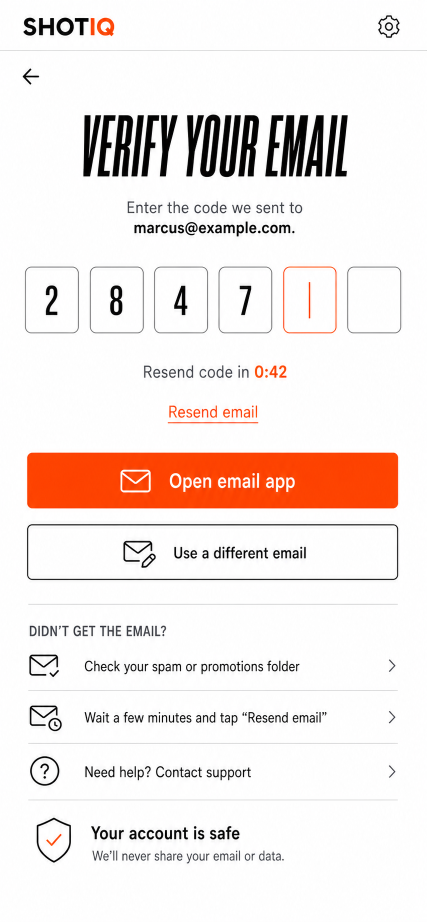
#> input picture basketball-analysis/docs/shotiq/grading/canonical/005-verify-email.png, 853 x 1844 px (shown at 1/2 size)
$ python r41-refute.py ../canonical/005-verify-email.png
#> lines starting #> are read from the running program, lines starting #| are printed output that depends on the picture
"""Round 41's refuting measurements — RUN BEFORE report005 (rule 102).

Grade 26 named three landmarks with tolerances:
  D1 lede2      ascender/height ratio must read 1.000 +/- 0.010
  D2 lede1      row-profile 0.25-crossing ratio 1.000 +/- 0.008 AND ink extent (403, 426)
  D3 resendLink cap ratio 1.000 +/- 0.008, extents held at (811, 835)

Estimator written here; shares no code with grade 26's vpair.py / caps.py.
Crossings, not envelopes (rule 90) — except the ink EXTENT, which grade 26
named explicitly as an integer landmark and is reported as such.
"""
import sys
import numpy as np
from PIL import Image

CANON = "docs/shotiq/grading/canonical/005-verify-email.png"


def lum(p):
#> called with p = '../canonical/005-verify-email.png'
    return np.asarray(Image.open(p).convert("RGB"), dtype=np.float64).mean(axis=2)


def inkmap(a, r0, r1, c0, c1):
#> called with r0 = 394, r1 = 436, c0 = 255, c1 = 604
    w = a[r0:r1, c0:c1]
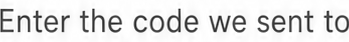
#> w: shape (42, 349) float64; min 24, max 255, mean 226.5
    paper = np.percentile(w, 95)
#> paper = 255
    return np.clip((paper - w) / max(paper - w.min(), 1e-9), 0, 1)
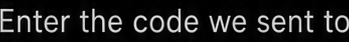
#> returned value: shape (42, 349) float64; min 0, max 1, mean 0.123


def cross(prof, f):
    t = f * prof.max()
    idx = np.where(prof >= t)[0]
    if len(idx) == 0:
        return None, None
    a, b = idx[0], idx[-1]
    lo = a if a == 0 else a - (prof[a] - t) / max(prof[a] - prof[a - 1], 1e-9)
    hi = b if b + 1 >= len(prof) else b + (prof[b] - t) / max(prof[b] - prof[b + 1], 1e-9)
    return lo, hi


def rowband(R, C, r0, r1, c0, c1, label, fracs=(0.15, 0.25, 0.40)):
    """height ratio and baseline delta from paired row-profile crossings,
       plus the integer ink extent grade 26 named for D2 and D3"""
    pr = inkmap(R, r0, r1, c0, c1).sum(axis=1)
#> pr = 42 values, max 141 at index 17, min 1.43 at index 1, mean 43.07
    pc = inkmap(C, r0, r1, c0, c1).sum(axis=1)
#> pc has the same summary as pr
    ratios, tops, bots = [], [], []
    for f in fracs:
        rt, rb = cross(pr, f)
        ct, cb = cross(pc, f)
        ratios.append((rb - rt) / (cb - ct))
        tops.append(rt - ct)
        bots.append(rb - cb)
#> this loop made 3 passes
#> (rt, rb, ct) on passes 1 to 3: (10.12, 32.35, 10.12), (14.41, 31.94, 14.41), (14.95, 31.66, 14.95)
#> after the loop, bots = [0, 0, 0]; ratios = [1, 1, 1]; tops = [0, 0, 0]
#|   lede1        height ratio 1.0000 / 1.0000 / 1.0000
#|                top delta    +0.000 / +0.000 / +0.000
#|                baseline     +0.000 / +0.000 / +0.000

    def extent(prof, thr=0.02):
#> called with prof = array of shape (42,), thr = 0.02
        idx = np.where(prof / max(prof.max(), 1e-9) > thr)[0]
#> idx = 32 values from 8 to 39
        return (r0 + int(idx[0]), r0 + int(idx[-1]))

    print(f"  {label:12s} height ratio " + " / ".join(f"{v:.4f}" for v in ratios))
    print(f"  {'':12s} top delta    " + " / ".join(f"{v:+.3f}" for v in tops))
    print(f"  {'':12s} baseline     " + " / ".join(f"{v:+.3f}" for v in bots))
    print(f"  {'':12s} ink extent   render {extent(pr)}   canonical {extent(pc)}")
#|                ink extent   render (402, 433)   canonical (402, 433)


R = lum(sys.argv[1])
C = lum(CANON)
print(f"\n{sys.argv[1]}\n")
print("D2 lede1 — height ratio must reach 1.000 +/- 0.008, extent must be (403, 426)")
rowband(R, C, 394, 436, 255, 604, "lede1")
print("\nD1 lede2 — ascender/height ratio must reach 1.000 +/- 0.010")
rowband(R, C, 436, 478, 268, 589, "lede2")
#> the loop in rowband (call 2), `for f in fracs:` made 3 passes
#> (rt, rb, ct) on passes 1 to 3: (12.52, 30.62, 12.52), (13.06, 30.1, 13.06), (13.36, 29.72, 13.36)
#|   lede2        height ratio 1.0000 / 1.0000 / 1.0000
#|                top delta    +0.000 / +0.000 / +0.000
#|                baseline     +0.000 / +0.000 / +0.000
#|                ink extent   render (443, 472)   canonical (443, 472)
print("\nD3 resendLink — cap ratio must reach 1.000 +/- 0.008, extents held (811, 835)")
rowband(R, C, 804, 844, 316, 536, "resendLink")
#> in inkmap (call 5), `return np.clip((paper - w) / max(paper - w.min(), 1e-9), 0, 1)`:
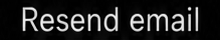
#> returned value: shape (40, 220) float64; min 0, max 1, mean 0.133
#|   resendLink   height ratio 1.0000 / 1.0000 / 1.0000
#|                top delta    +0.000 / +0.000 / +0.000
#|                baseline     +0.000 / +0.000 / +0.000
#|                ink extent   render (810, 843)   canonical (810, 843)
print("\nCONTROLS — neither may move")
rowband(R, C, 1298, 1370, 160, 700, "help1")
#> in inkmap (call 7), `w = a[r0:r1, c0:c1]`:
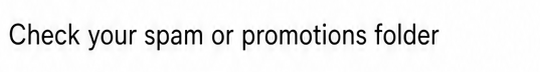
#> w: shape (72, 540) float64; min 0, max 255, mean 238.6
#> in inkmap (call 7), `return np.clip((paper - w) / max(paper - w.min(), 1e-9), 0, 1)`:
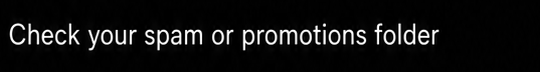
#> returned value: shape (72, 540) float64; min 0, max 1, mean 0.0642
#|   help1        height ratio 1.0000 / 1.0000 / 1.0000
#|                top delta    +0.000 / +0.000 / +0.000
#|                baseline     +0.000 / +0.000 / +0.000
#|                ink extent   render (1321, 1348)   canonical (1321, 1348)
rowband(R, C, 718, 768, 284, 306, "resendLab")
#> in inkmap (call 9), `w = a[r0:r1, c0:c1]`:
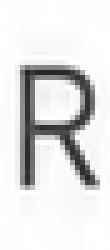
#> w: shape (50, 22) float64 (shown 5 times larger); min 35, max 255, mean 224.5
#> in inkmap (call 9), `return np.clip((paper - w) / max(paper - w.min(), 1e-9), 0, 1)`:
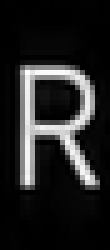
#> returned value: shape (50, 22) float64 (shown 5 times larger); min 0, max 1, mean 0.139
#|   resendLab    height ratio 1.0000 / 1.0000 / 1.0000
#|                top delta    +0.000 / +0.000 / +0.000
#|                baseline     +0.000 / +0.000 / +0.000
#|                ink extent   render (725, 760)   canonical (725, 760)
